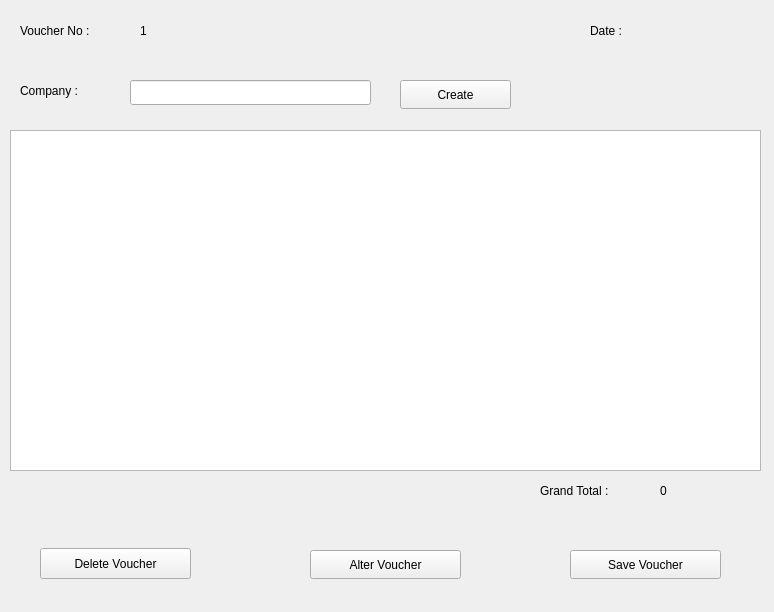
<?xml version="1.0" encoding="UTF-8"?>
<ui version="4.0">
 <class>purchase_voucher</class>
 <widget class="QWidget" name="purchase_voucher">
  <property name="geometry">
   <rect>
    <x>0</x>
    <y>0</y>
    <width>774</width>
    <height>612</height>
   </rect>
  </property>
  <property name="sizePolicy">
   <sizepolicy hsizetype="Fixed" vsizetype="Fixed">
    <horstretch>0</horstretch>
    <verstretch>0</verstretch>
   </sizepolicy>
  </property>
  <property name="minimumSize">
   <size>
    <width>774</width>
    <height>612</height>
   </size>
  </property>
  <property name="maximumSize">
   <size>
    <width>774</width>
    <height>612</height>
   </size>
  </property>
  <property name="windowTitle">
   <string>Form</string>
  </property>
  <widget class="QLabel" name="label">
   <property name="geometry">
    <rect>
     <x>20</x>
     <y>10</y>
     <width>121</width>
     <height>41</height>
    </rect>
   </property>
   <property name="styleSheet">
    <string notr="true">font: 700 10pt &quot;Segoe UI&quot;;</string>
   </property>
   <property name="text">
    <string>Voucher No : </string>
   </property>
  </widget>
  <widget class="QLabel" name="no">
   <property name="geometry">
    <rect>
     <x>140</x>
     <y>10</y>
     <width>31</width>
     <height>41</height>
    </rect>
   </property>
   <property name="styleSheet">
    <string notr="true">font: 700 10pt &quot;Segoe UI&quot;;</string>
   </property>
   <property name="text">
    <string>1</string>
   </property>
  </widget>
  <widget class="QLabel" name="label_3">
   <property name="geometry">
    <rect>
     <x>590</x>
     <y>10</y>
     <width>71</width>
     <height>41</height>
    </rect>
   </property>
   <property name="styleSheet">
    <string notr="true">font: 700 10pt &quot;Segoe UI&quot;;</string>
   </property>
   <property name="text">
    <string>Date : </string>
   </property>
  </widget>
  <widget class="QLabel" name="date">
   <property name="geometry">
    <rect>
     <x>650</x>
     <y>10</y>
     <width>121</width>
     <height>41</height>
    </rect>
   </property>
   <property name="styleSheet">
    <string notr="true">font: 700 10pt &quot;Segoe UI&quot;;</string>
   </property>
   <property name="text">
    <string/>
   </property>
  </widget>
  <widget class="QLabel" name="label_5">
   <property name="geometry">
    <rect>
     <x>20</x>
     <y>70</y>
     <width>101</width>
     <height>41</height>
    </rect>
   </property>
   <property name="styleSheet">
    <string notr="true">font: 700 10pt &quot;Segoe UI&quot;;</string>
   </property>
   <property name="text">
    <string>Company : </string>
   </property>
  </widget>
  <widget class="QLineEdit" name="company">
   <property name="geometry">
    <rect>
     <x>130</x>
     <y>80</y>
     <width>241</width>
     <height>25</height>
    </rect>
   </property>
  </widget>
  <widget class="QPushButton" name="create">
   <property name="geometry">
    <rect>
     <x>400</x>
     <y>80</y>
     <width>111</width>
     <height>29</height>
    </rect>
   </property>
   <property name="text">
    <string>Create</string>
   </property>
  </widget>
  <widget class="QTableWidget" name="table">
   <property name="geometry">
    <rect>
     <x>10</x>
     <y>130</y>
     <width>751</width>
     <height>341</height>
    </rect>
   </property>
  </widget>
  <widget class="QLabel" name="label_2">
   <property name="geometry">
    <rect>
     <x>540</x>
     <y>470</y>
     <width>111</width>
     <height>41</height>
    </rect>
   </property>
   <property name="styleSheet">
    <string notr="true">font: 700 10pt &quot;Segoe UI&quot;;</string>
   </property>
   <property name="text">
    <string>Grand Total : </string>
   </property>
  </widget>
  <widget class="QLabel" name="total">
   <property name="geometry">
    <rect>
     <x>660</x>
     <y>470</y>
     <width>63</width>
     <height>41</height>
    </rect>
   </property>
   <property name="styleSheet">
    <string notr="true">font: 700 10pt &quot;Segoe UI&quot;;</string>
   </property>
   <property name="text">
    <string>0</string>
   </property>
  </widget>
  <widget class="QPushButton" name="delete_2">
   <property name="geometry">
    <rect>
     <x>40</x>
     <y>548</y>
     <width>151</width>
     <height>31</height>
    </rect>
   </property>
   <property name="text">
    <string>Delete Voucher</string>
   </property>
  </widget>
  <widget class="QPushButton" name="alter">
   <property name="geometry">
    <rect>
     <x>310</x>
     <y>550</y>
     <width>151</width>
     <height>29</height>
    </rect>
   </property>
   <property name="text">
    <string>Alter Voucher</string>
   </property>
  </widget>
  <widget class="QPushButton" name="save">
   <property name="geometry">
    <rect>
     <x>570</x>
     <y>550</y>
     <width>151</width>
     <height>29</height>
    </rect>
   </property>
   <property name="text">
    <string>Save Voucher</string>
   </property>
  </widget>
 </widget>
 <resources/>
 <connections/>
</ui>
